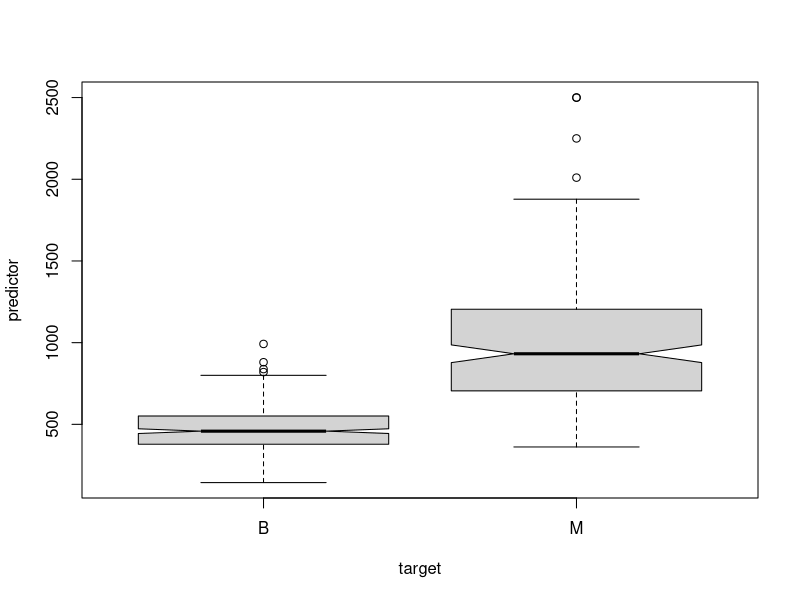
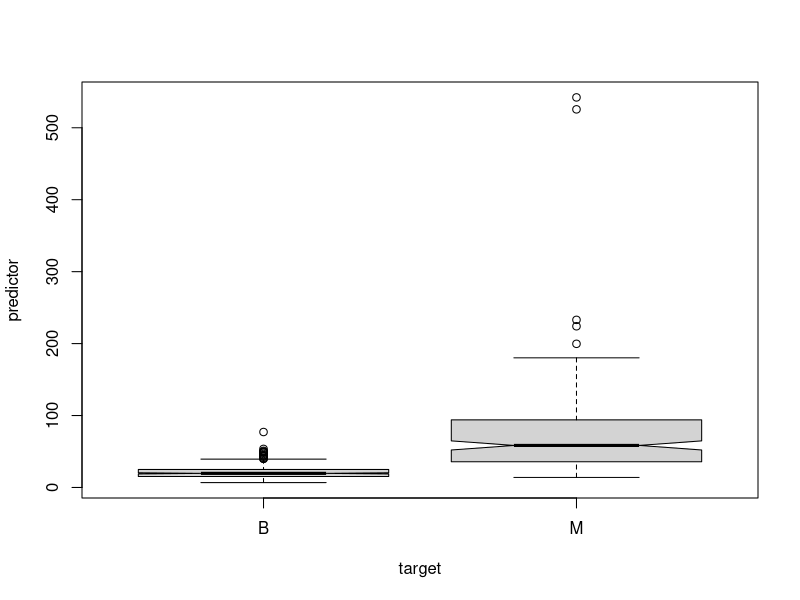
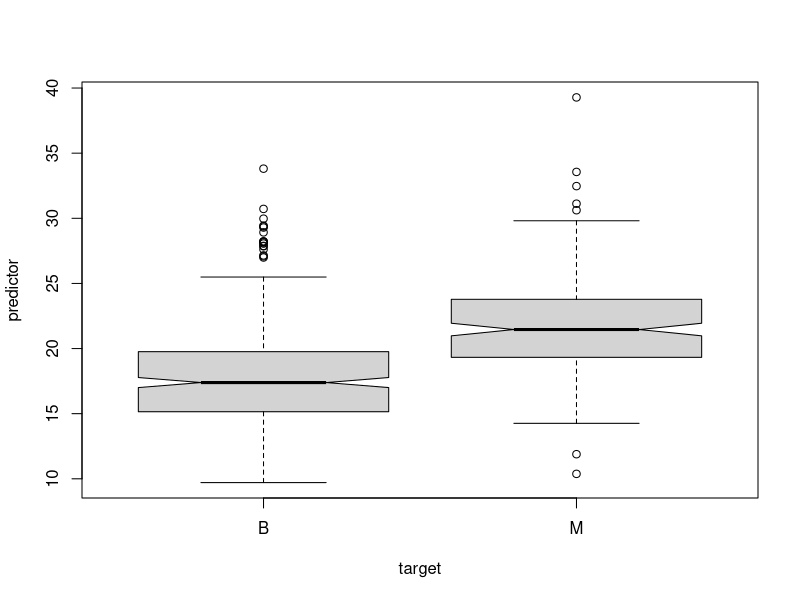

The R script that drew these images, in order:
library(readxl)
breast_cancer_data <- read_excel("breast_cancer_data.xlsx")
View(breast_cancer_data)

#2 Define a user defined funciton with two arguments, a target and a
#  predictor, to plot the boxplot of the predictor based on the
#  categories of the target
BoxplotPredictorOnTarget <- function(target, predictor){
  Boxplot <- boxplot(predictor ~ target, data = breast_cancer_data, 
                     notch=TRUE)
  return(Boxplot)
}
#a Generate the boxplot of area_mean against diagnosis
BoxplotPredictorOnTarget(breast_cancer_data$diagnosis, 
                         breast_cancer_data$area_mean)
#b Generate the boxplot of area_se against diagnosis
BoxplotPredictorOnTarget(breast_cancer_data$diagnosis, 
                         breast_cancer_data$area_se)
#c Generate the boxplot of texture_mean against diagnosis
BoxplotPredictorOnTarget(breast_cancer_data$diagnosis, 
                         breast_cancer_data$texture_mean)

#3 Build knn models to forecast the diagnosis
#b Forecast diagnosis using area_mean
library(class)
breast_cancer_data$diagnosis <- as.factor(breast_cancer_data$diagnosis)

# Establish predictors and target
predictors <- c("area_mean")
data.predictors <- breast_cancer_data[predictors]
data.target <- breast_cancer_data$diagnosis

#a Split the data; 80% to training data and 20% to test data
sample.size <- floor(0.8*nrow(breast_cancer_data))
train <- data.predictors[1:sample.size, ]
test <- data.predictors[-c(1:sample.size), ]

# Select labels for train data and find the number of neighbors
cl <- data.target[1:sample.size]
num.neighbors <- floor(sqrt(nrow(breast_cancer_data)))

# Run KNN algorithm and create contingency table
knn.test.predict <- knn(train, test, cl, k=num.neighbors)
test.label <- data.target[-c(1:sample.size)]
table(test.label, knn.test.predict)

#c Forecast diagnosis using area_mean and area_se
# Establish predictors and target
predictors <- c("area_mean", "area_se")
data.predictors <- breast_cancer_data[predictors]
data.target <- breast_cancer_data$diagnosis

#a Split the data; 80% to training data and 20% to test data
sample.size <- floor(0.8*nrow(breast_cancer_data))
train <- data.predictors[1:sample.size, ]
test <- data.predictors[-c(1:sample.size), ]

# Select labels for train data and find the number of neighbors
cl <- data.target[1:sample.size]
num.neighbors <- floor(sqrt(nrow(breast_cancer_data)))

# Run KNN algorithm and create contingency table
knn.test.predict <- knn(train, test, cl, k=num.neighbors)
test.label <- data.target[-c(1:sample.size)]
table(test.label, knn.test.predict)

#d Forecast diagnosis using area_mean, area_se, and texture_mean
# Establish predictors and target
predictors <- c("area_mean", "area_se", "texture_mean")
data.predictors <- breast_cancer_data[predictors]
data.target <- breast_cancer_data$diagnosis

#a Split the data; 80% to training data and 20% to test data
sample.size <- floor(0.8*nrow(breast_cancer_data))
train <- data.predictors[1:sample.size, ]
test <- data.predictors[-c(1:sample.size), ]

# Select labels for train data and find the number of neighbors
cl <- data.target[1:sample.size]
num.neighbors <- floor(sqrt(nrow(breast_cancer_data)))

# Run KNN algorithm and create contingency table
knn.test.predict <- knn(train, test, cl, k=num.neighbors)
test.label <- data.target[-c(1:sample.size)]
table(test.label, knn.test.predict)
